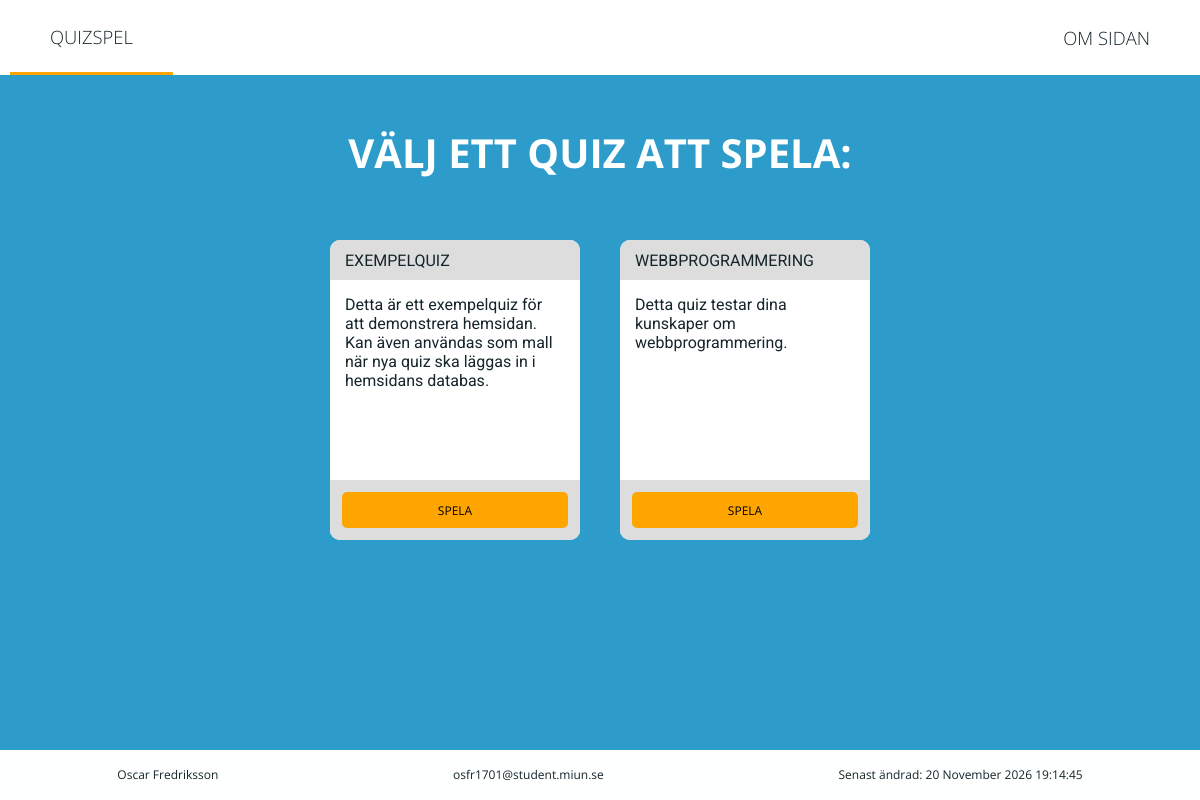
The page / on the database its author committed.
### tables this page shows
CREATE TABLE QUIZZES
(
    QUIZ_ID INT NOT NULL AUTO_INCREMENT,
    TITLE VARCHAR(100),
    DESCRIPTION TINYTEXT,
    PRIMARY KEY(QUIZ_ID)
);

### requires/database/database.php (called while the page is built, shortened)
<?php
    class Database
    {
        private $conn;
        public function connect()
        {
            $this->conn = new mysqli('localhost', 'root', '', 'quiz', 3306);
            mysqli_set_charset($this->conn,"utf8");
        }
        private function sendQuery($query)
        {
            if(!$stmt = $this->conn->prepare($query))
            {
                die("Error: " . $this->conn->error);
            }
            $stmt->execute();
            if(!$result = $stmt->get_result())
            {
                die("Error:" . $this->conn->error);
            }
            else
            {
                return $result;
            }
        }
        public function get_all_quizzes()
        {
            $query = "SELECT QUIZ_ID FROM QUIZZES";
            $result = $this->sendQuery($query);
            $quizzes = Array();
            while($row = $result->fetch_assoc())
            {
                $quizzes[] = $row["QUIZ_ID"];
            }
            return $quizzes;
        }
        public function get_quiz_title($quiz_ID)
        {
            $query = "SELECT TITLE FROM QUIZZES WHERE QUIZ_ID=" . $quiz_ID . " LIMIT 1";
            $result = $this->sendQuery($query);
            return $result->fetch_assoc()["TITLE"];
        }
        public function get_quiz_descr($quiz_ID)
        {
            $query = "SELECT DESCRIPTION FROM QUIZZES WHERE QUIZ_ID=" . $quiz_ID . " LIMIT 1";
            $result = $this->sendQuery($query);
            return $result->fetch_assoc()["DESCRIPTION"];
        }
    }
?>

### requires/builder.php (the view, shortened to what this page needs)
<?php
    class Builder implements BuilderInterface
    {
        private $location;
        private $title;
        function __construct($location, $title = "")
        {
            $this->location = $location;
            $this->title = $title;
        }
        function placeHead()
        {
            echo '<!DOCTYPE html><html lang="sv">';
            echo '<head>';
            echo '<link rel="stylesheet" type="text/css" href="css/style.css">';
            echo '</head><body>';
        }
        function placeHeader()
        {
            echo '<div class="wrapper">';
            echo '<header><ul>';
            echo '<li ';
            if($this->location == "index") echo 'class="active"';
            echo '><a href="index"> Quizspel </a></li>';
            echo '<li ';
            if($this->location == "play") echo 'class="active"';
            echo '><p>' . $this->title . '</p></li>';
            echo '<li ';
            if($this->location == "about") echo 'class="active"';
            echo '><a href="about"> om sidan </a></li>';
            echo '</ul></header>';
        }
        function placePageStart()
        {
            echo '<div class="content">';
            switch($this->location)
            {
                case "index":   echo '<h1> Välj ett quiz att spela: </h1>';
                                echo '<ul class="quiz-list">';
                                break;
            }
        }
        function placePageEnd()
        {
            switch($this->location)
            {
                case "index":   echo '</ul>';
                                break;
            }
            echo '</div>';
        }
        function placeFooter()
        {
            echo '<footer> <ul>';
            echo '<li>Oscar Fredriksson</li>';
            echo '<li><a href="mailto:osfr1701@student.miun.se">osfr1701@student.miun.se</a></li>';
            echo '<li id="lastModified">Senast ändrad: ';
            echo strftime("%e %B %Y %H:%M:%S", $this->get_last_modified());
            echo "</li> </ul> </footer></div>";
            echo "</body></html>";
        }
        private function get_last_modified()
        {
            $incls = get_included_files();
            $incls = array_filter($incls, "is_file");
            $mod_times = array_map('filemtime', $incls);
            $mod_time = max($mod_times);
            return $mod_time;
        }
        function create_quiz_box($id, $title, $descr)
        {
            echo '<li><div class="quizbox"> <div class="upper">';
            echo '<p class="title">' . $title . '</p>';
            echo '</div>';
            echo '<p class="descr">' . $descr . '</p>';
            echo '<div class="lower">';
            echo '<button type="button" class="button play-btn" onclick="playButtonClicked(this)" id="' . $id . '">';
            echo 'Spela';
            echo '</button>';
            echo '</div> </div></li>';
        }
    }
?>

### index.php (shortened to what this page needs)
<?php
    require_once "requires/builder.php";
    require_once "requires/database/database.php";
    $builder = new Builder("index");
    $builder->placeHead();
    $builder->placeHeader();
    $builder->placePageStart();
    $database = new Database();
    $quizzes = $database->get_all_quizzes();
    foreach($quizzes as $quiz_ID)
    {
        $title = $database->get_quiz_title($quiz_ID);
        $descr = $database->get_quiz_descr($quiz_ID);
        $builder->create_quiz_box($quiz_ID, $title, $descr);
    }
    $builder->placePageEnd();
    $builder->placeFooter();
?>

### rows shown on the page
quizzes: TITLE "EXEMPELQUIZ", DESCRIPTION "Detta är ett exempelquiz för att demonstrera hemsidan. Kan även användas som mall när nya quiz ska läggas in i hemsidans databas."
quizzes: TITLE "WEBBPROGRAMMERING", DESCRIPTION "Detta quiz testar dina kunskaper om webbprogrammering."

### other values the page prints
strftime("%e %B %Y %H:%M:%S", $this->get_last_modified()) "20 November 2026 19:14:45"
